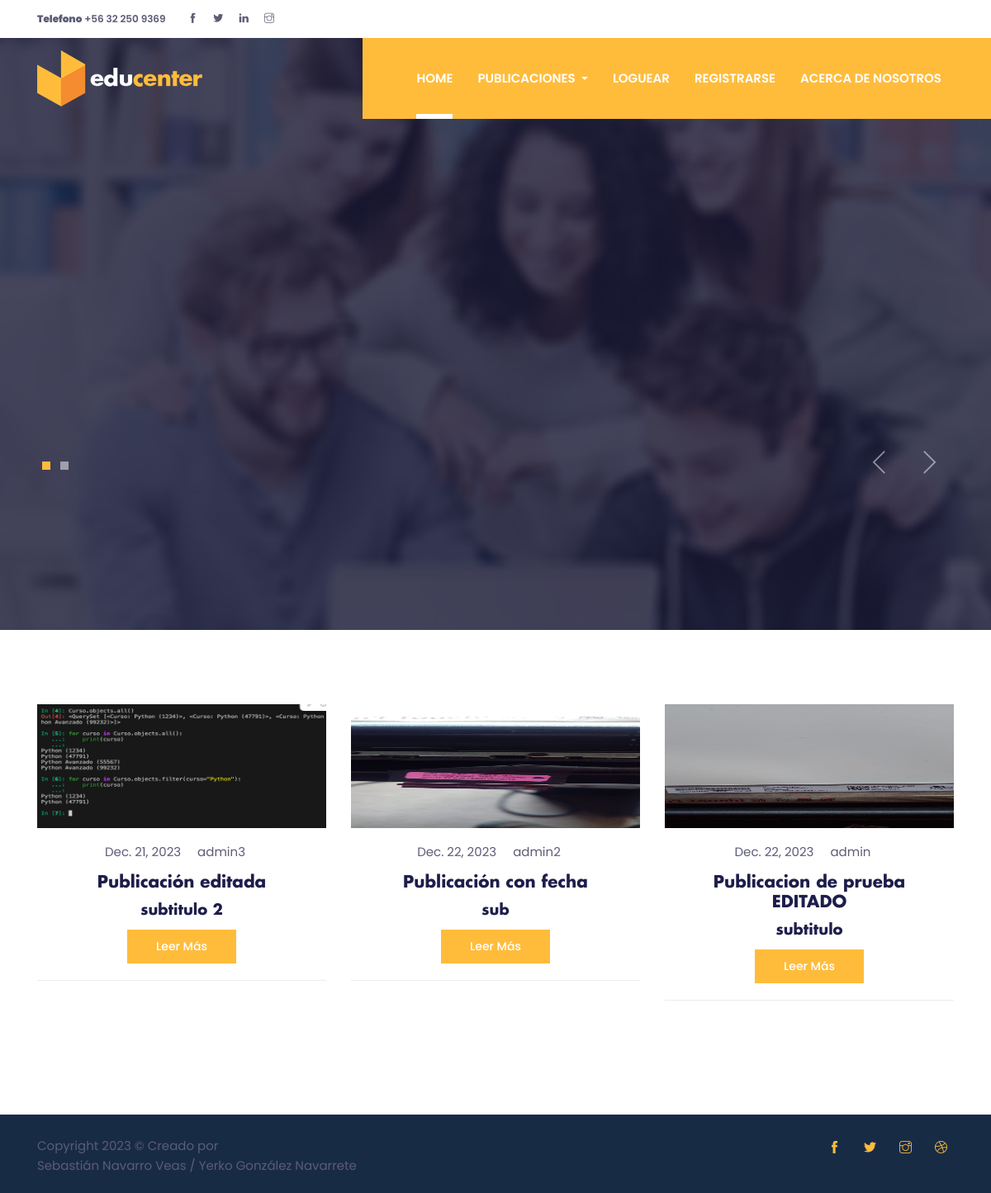
The page /AppCoder/inicio/ on the database its author committed.
### AppCoder/models.py (models this page shows, shortened)
class Publicacion(models.Model):
    titulo = models.CharField(max_length=300)
    subtitulo = models.CharField(max_length=300)
    contenido = models.CharField(max_length=2200)
    fecha = models.DateField()
    imagen = models.FileField(upload_to="media/posts", null=True, blank=True)
    autor = models.ForeignKey(User, on_delete=models.CASCADE)

### AppCoder/views.py (the view)
# urls.py: path("inicio/", PublicacionListView2.as_view(), name="inicio"),
class PublicacionListView2(ListView):
    model = Publicacion
    context_object_name = "publicaciones2"
    template_name = "AppCoder/inicio.html"

### AppCoder/templates/AppCoder/inicio.html
{% extends "AppCoder/padre.html" %}
{% block context %}
<body>
<section class="section">
    <div class="container">
      <div class="row">
        {% for publicacion in publicaciones2 %}
        <article class="col-lg-4 col-sm-6 mb-5">
          <div class="card rounded-0 border-bottom border-primary border-top-0 border-left-0 border-right-0 hover-shadow">
            <img class="card-img-top rounded-0" height="150px"  src="../../{{ publicacion.imagen }}" alt="Post thumb">
            <div class="card-body">
              <ul class="list-inline mb-3">
                <li class="list-inline-item mr-3 ml-0">{{ publicacion.fecha }}</li>
                <li class="list-inline-item mr-3 ml-0">{{ publicacion.autor }}</li>
              </ul>
              <a href="{% url 'publicaciones_detail' publicacion.pk %}">
                <h4 class="card-title">{{ publicacion.titulo }}</h4>
              </a>
              <h5 class="card-title">{{ publicacion.subtitulo }}</h5>
              <a href="{% url 'publicaciones_detail' publicacion.pk %}" class="btn btn-primary btn-sm">Leer más</a>
            </div>
          </div>
        </article>
        {% endfor %}
      </div>
    </div>
  </section>
</body>
{% endblock %}

### AppCoder/templates/AppCoder/padre.html (shortened to what this page needs)
{% include 'AppCoder/navbar.html' %}
        <div class="text-center">
        {% block context %}
        {% endblock %}
        </div>
        {% include 'AppCoder/footer.html' %}
    </body>
</html>

### AppCoder/templates/AppCoder/navbar.html (shortened to what this page needs)
{% load static %}
<!DOCTYPE html>
<html lang="es">
<head>
  <link rel="stylesheet" href="{% static '/AppCoder/plugins/bootstrap/bootstrap.min.css' %}">
  <link rel="stylesheet" href=" {% static '/AppCoder/plugins/slick/slick.css' %}">
  <link rel="stylesheet" href="{% static '/AppCoder/plugins/themify-icons/themify-icons.css' %}">
  <link rel="stylesheet" href="{% static '/AppCoder/plugins/animate/animate.css' %}">
  <link rel="stylesheet" href="{% static '/AppCoder/plugins/aos/aos.css' %}">
  <link rel="stylesheet" href=" {% static '/AppCoder/plugins/venobox/venobox.css' %}">
  <link href="{% static '/AppCoder/css/style.css' %}" rel="stylesheet">
</head>
<body>
<header class="fixed-top header">
  <div class="top-header py-2 bg-white">
    <div class="container">
      <div class="row no-gutters">
        <div class="col-lg-4 text-center text-lg-left">
          <a class="text-color mr-3" href="callto:+443003030266"><strong>Telefono</strong> +56 32 250 9369</a>
          <ul class="list-inline d-inline">
            <li class="list-inline-item mx-0"><a class="d-inline-block p-2 text-color" href="#"><i class="ti-facebook"></i></a></li>
            <li class="list-inline-item mx-0"><a class="d-inline-block p-2 text-color" href="#"><i class="ti-twitter-alt"></i></a></li>
            <li class="list-inline-item mx-0"><a class="d-inline-block p-2 text-color" href="#"><i class="ti-linkedin"></i></a></li>
            <li class="list-inline-item mx-0"><a class="d-inline-block p-2 text-color" href="#"><i class="ti-instagram"></i></a></li>
          </ul>
        </div>
        <div class="col-lg-8 text-center text-lg-right">
        </div>
      </div>
    </div>
  </div>
  <div class="navigation w-100">
    <div class="container">
      <nav class="navbar navbar-expand-lg navbar-light p-0">
        <a class="navbar-brand" href="{% url 'inicio' %}"><img src="{% static '/AppCoder/images/logo.png' %}" alt="logo"></a>
        <div class="collapse navbar-collapse" id="navigation">
          <ul class="navbar-nav ml-auto text-center">
            <li class="nav-item active">
              <a class="nav-link" href="{% url 'inicio' %}">Home</a>
            </li>
            <li class="nav-item dropdown view">
              <a class="nav-link dropdown-toggle" href="#" id="navbarDropdown" role="button" data-toggle="dropdown"
                aria-haspopup="true" aria-expanded="false">
                Publicaciones
              </a>
              {% if user.is_authenticated %}
              <li class="nav-item @@events">
                <a class="nav-link" href="{% url 'editar_perfil' %}">Editar perfil {{ user.username }}</a>
              </li>
              <li class="nav-item @@events">
                <a class="nav-link" href="{% url 'logout' %}">Logout {{ user.username }}</a>
              </li>
          {% else %}
          <li class="nav-item @@events">
            <a class="nav-link" href="{% url 'loguear' %}" data-target="#loginModal">Loguear</a>
          </li>
          <li class="nav-item @@events">
            <a class="nav-link" href="{% url 'registrar' %}" data-target="#signupModal">Registrarse</a>
          </li>
          <li class="nav-item @@events">
            <a class="nav-link" href="{% url 'about' %}">acerca de nosotros</a>
          </li>
          {% endif %}
            </li>
          </ul>
        </div>
      </nav>
    </div>
  </div>
</header>
{% static '/AppCoder/images/banner/banner-1.jpg' %}
<section class="hero-section overlay bg-cover" data-background="{% static '/AppCoder/images/banner/banner-1.jpg' %}">
  <div class="container">
    <div class="hero-slider">
      <div class="hero-slider-item">
        <div class="row">
          <div class="col-md-8">
          </div>
        </div>
      </div>
    </div>
  </div>
</section>

### AppCoder/templates/AppCoder/footer.html (shortened to what this page needs)
{% load static %}
<footer>
    <div class="copyright py-4 bg-footer">
      <div class="container">
        <div class="row">
          <div class="col-sm-7 text-sm-left text-center">
            <p class="mb-0">Copyright
              © Creado por </p>  Sebastián Navarro Veas     /      Yerko González Navarrete
          </div>
          <div class="col-sm-5 text-sm-right text-center">
            <ul class="list-inline">
              <li class="list-inline-item"><a class="d-inline-block p-2" href="#"><i class="ti-facebook text-primary"></i></a></li>
              <li class="list-inline-item"><a class="d-inline-block p-2" href="#"><i class="ti-twitter-alt text-primary"></i></a></li>
              <li class="list-inline-item"><a class="d-inline-block p-2" href="#"><i class="ti-instagram text-primary"></i></a></li>
              <li class="list-inline-item"><a class="d-inline-block p-2" href="#"><i class="ti-dribbble text-primary"></i></a></li>
            </ul>
          </div>
        </div>
      </div>
    </div>
  </footer>

### AppCoder/static/AppCoder/css/style.css (style rules this page uses)
body { line-height: 1.2; font-family: "Poppins", sans-serif; -webkit-font-smoothing: antialiased; font-size: 15px; color: #5c5c77; }
p, .paragraph { font-weight: 400; color: #5c5c77; font-size: 15px; line-height: 1.9; font-family: "Poppins", sans-serif; }
h1, h2, h3, h4, h5, h6 { color: #1e1e4b; font-family: "futura-bold"; font-weight: 700; line-height: 1.2; }
h4, .h4 { font-size: 20px; }
h5, .h5 { font-size: 18px; }
.btn { font-size: 16px; font-family: "Poppins", sans-serif; text-transform: capitalize; padding: 15px 40px; border-radius: 0; font-weight: 500; border: 0; position: relative; z-index: 1; transition: .2s ease; overflow: hidden; }
.btn::before { position: absolute; content: ""; height: 80%; width: 100%; left: 0; bottom: 10%; z-index: -1; transition: -webkit-transform .2s ease-in-out; transition: transform .2s ease-in-out; transition: transform .2s ease-in-out, -webkit-transform .2s ease-in-out; -webkit-transform-origin: top; transform-origin: top; -webkit-transform: scaleY(0); transform: scaleY(0); }
.btn-sm { font-size: 14px; padding: 10px 35px; }
.btn-primary { background: #ffbc3b; color: #fff; }
.btn-primary::before { background: #fff; }
body { background-color: #fff; overflow-x: hidden; }
ol, ul { list-style-type: none; margin: 0px; }
img { vertical-align: middle; border: 0; }
a { color: #ffbc3b; }
a, a:hover, a:focus { text-decoration: none; }
a, button, select { cursor: pointer; transition: .2s ease; }
h4 { transition: .2s ease; }
.slick-slide { outline: 0; }
.section { padding-top: 90px; padding-bottom: 90px; }
.bg-cover { background-size: cover; background-position: center center; background-repeat: no-repeat; }
.border-primary { border-color: #ededf1 !important; }
.overlay { position: relative; }
.overlay::before { position: absolute; content: ''; height: 100%; width: 100%; top: 0; left: 0; background: #1a1a37; opacity: .8; }
.text-primary { color: #ffbc3b !important; }
.text-color { color: #5c5c77; }
.top-header { font-size: 12px; transition: -webkit-transform .2s ease; transition: transform .2s ease; transition: transform .2s ease, -webkit-transform .2s ease; -webkit-transform-origin: top; transform-origin: top; font-weight: 600; }
.navigation { background-image: linear-gradient(to right, transparent 50%, #ffbc3b 50%); transition: .2s ease; }
.navbar-nav { padding-left: 50px; background: #ffbc3b; }
.nav-item { margin: 0 15px; position: relative; }
.nav-item .nav-link { text-transform: uppercase; font-weight: 600; }
.nav-item::before { position: absolute; left: 0; bottom: 0; height: 6px; width: 100%; content: ""; background: #fff; -webkit-transform: scaleY(0); transform: scaleY(0); -webkit-transform-origin: top; transform-origin: top; transition: -webkit-transform .3s ease; transition: transform .3s ease; transition: transform .3s ease, -webkit-transform .3s ease; }
.nav-item:hover::before, .nav-item.active::before { -webkit-transform: scaleY(1); transform: scaleY(1); -webkit-transform-origin: bottom; transform-origin: bottom; }
.navbar-light .navbar-nav .nav-link { color: #fff; }
.navbar-light .navbar-nav .active > .nav-link, .navbar-light .navbar-nav .nav-link.active, .navbar-light .navbar-nav .nav-link.show, .navbar-light .navbar-nav .show > .nav-link { color: #fff; }
.navbar-expand-lg .navbar-nav .nav-link { padding: 40px 0px; }
.hero-section { padding: 250px 0 290px; }
.hover-shadow { transition: .3s ease; }
.bg-footer { background-color: #182b45; }

### rows shown on the page
Publicacion: imagen (picture), fecha "Dec. 21, 2023", autor "admin3", titulo "Publicación editada", subtitulo "subtitulo 2"
Publicacion: imagen (picture), fecha "Dec. 22, 2023", autor "admin2", titulo "Publicación con fecha", subtitulo "sub"
Publicacion: imagen (picture), fecha "Dec. 22, 2023", autor "admin", titulo "Publicacion de prueba EDITADO", subtitulo "subtitulo"
